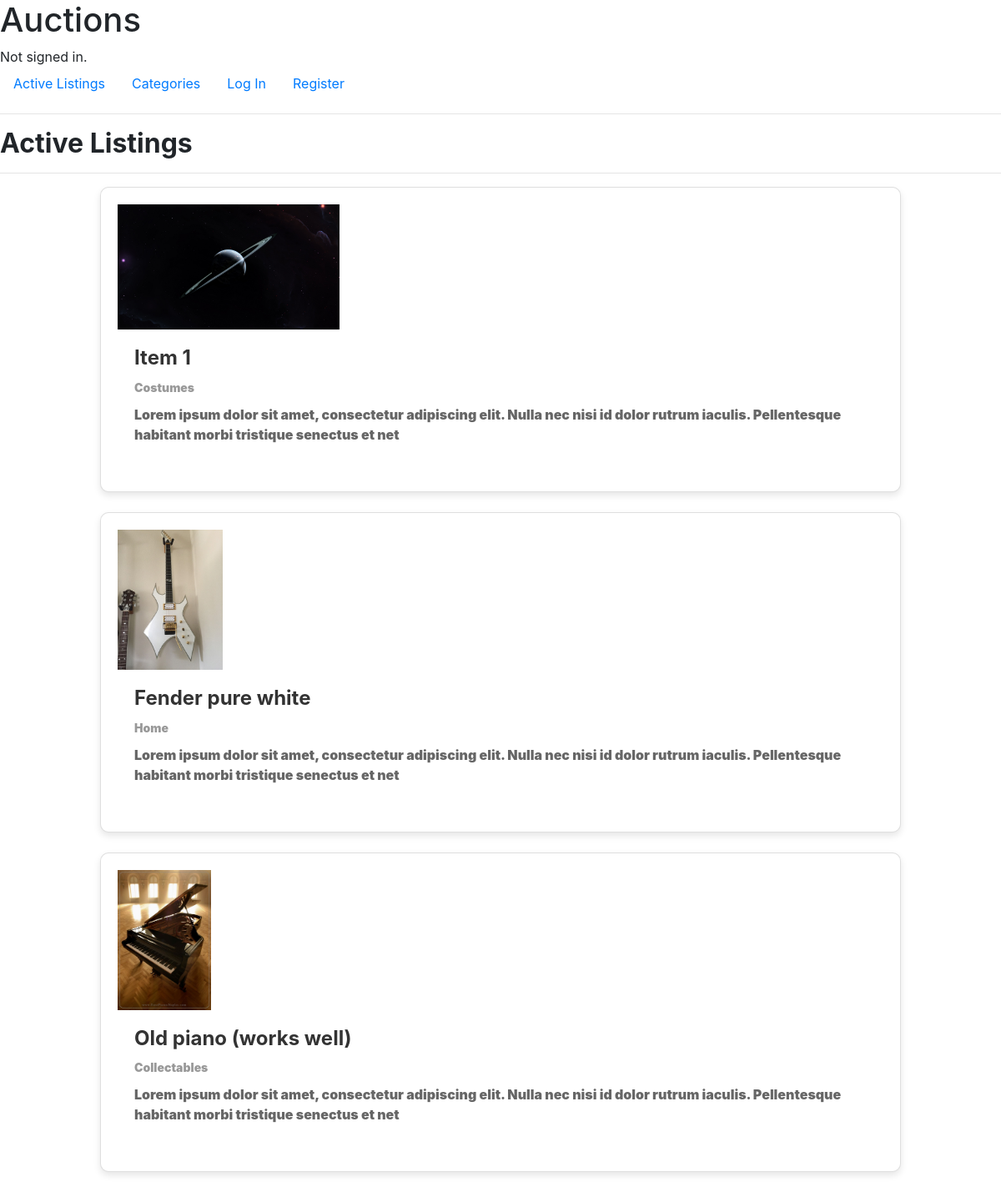
The app's page /, older data.
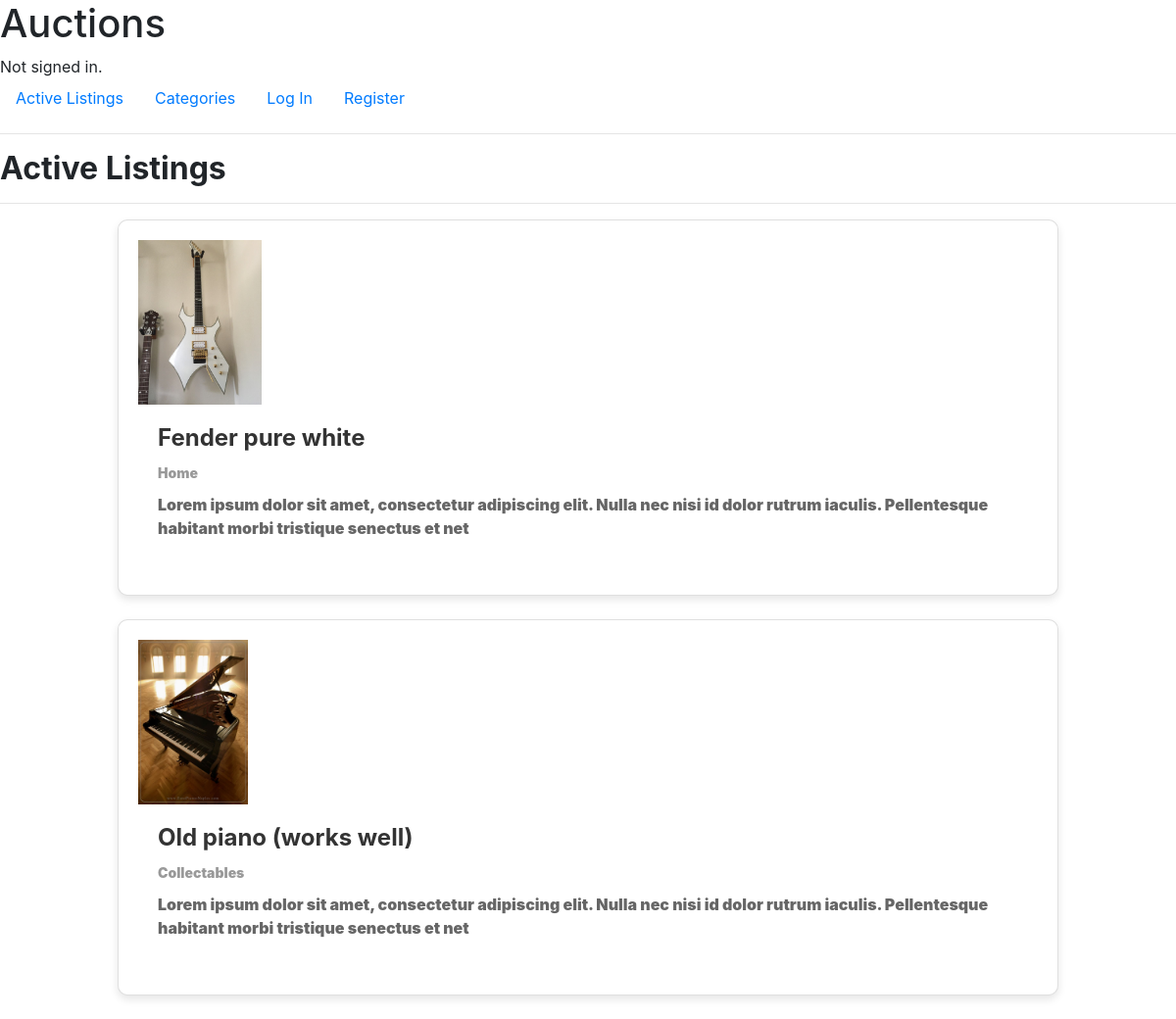
The same page, newer data.
### auctions/models.py (models this page shows, shortened)
class Listings(models.Model):
        category = (
                ('Collectables', 'Collectables & Art'),
                ('Costumes', 'Costumes'),
                ('Props', 'Props'),
                ('Figures', 'Figures'),
                ('Home', 'Home & Decor'),
                ('Accessories', 'Accessories & More'),
                ('Games', 'Games & Puzzles'),
                ('Gift Cards', 'Gift Cards'),
                ('Clearance', 'Clearance'),
        )
        owner = models.ForeignKey(User, on_delete=models.CASCADE, default=None)
        title = models.CharField(max_length=60)
        description = models.TextField(max_length=500, blank=True, null=True)
        category = models.CharField(max_length=60, null=True, blank=True, choices=category)
        bid_price = models.IntegerField(blank=True, null=True)
        image = models.ImageField(null=True, blank=True, upload_to='listing-image', default='listing-image/default.jpg')
        is_active= models.BooleanField(default=True)
        in_watchlist = models.ManyToManyField(User, blank=True, related_name="watchlist")

### auctions/views.py (the view)
# urls.py: path("", views.index, name="index"),
def index(request):
    listings = Listings.objects.all()
    context = {
        'listings': listings,
    }
    return render(request, "auctions/index.html", context)

### auctions/templates/auctions/index.html (shortened to what this page needs)
{% extends "auctions/layout.html" %}
{% load static %}
{% block staticfile %} {% static "auctions/active-listings.css" %} {% endblock %}
{% block body %}
    <h2><b>Active Listings<b></h2>
    <hr>
    {% for listing in listings %}
      {% if listing.is_active == True %}
        <div class="card">
            <div class="image">
              <a href="{% url 'listing' listing.id %}">
              <img src="{{listing.image.url}}" alt="{{listing.title}}'s' image">
              </a>
            </div>
            <div class="card-content">
              <a href="{% url 'listing' listing.id %}">
              <h2 class="card-title">{{listing.title.capitalize}}</h2>
              <p class="card-category">{{listing.category}}</p>
              <p class="card-description">{{listing.description|slice:'150'}}</p>
              </a>
            </div>
        </div>
        <br>
      {% endif %}
    {% endfor %}
{% endblock body %}

Row changes from the older to the newer data that the page shows:
no longer on this page (row edited): Listings: image (picture), title "Item 1", category "Costumes", description "Lorem ipsum dolor sit amet, consectetur adipiscing elit. Nulla nec nisi id dolor rutrum iaculis. Pellentesque habitant morbi tristique senectus et net"
